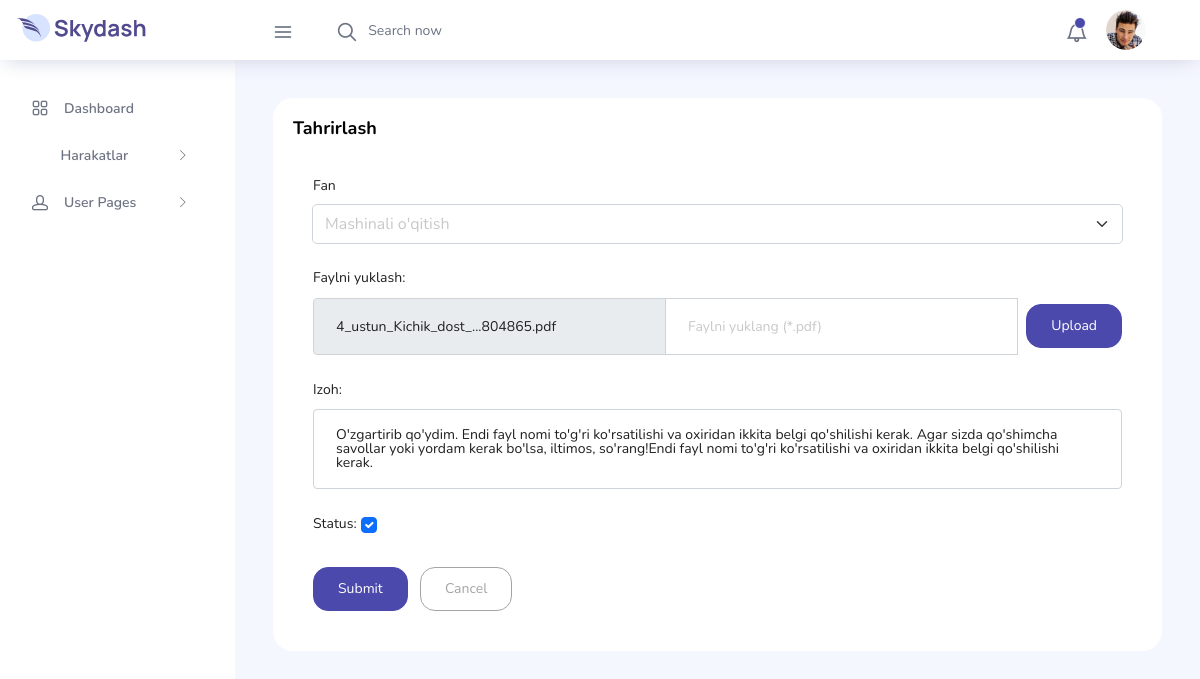
/document/4/update/ (signed in), run on an earlier commit of the app's database.
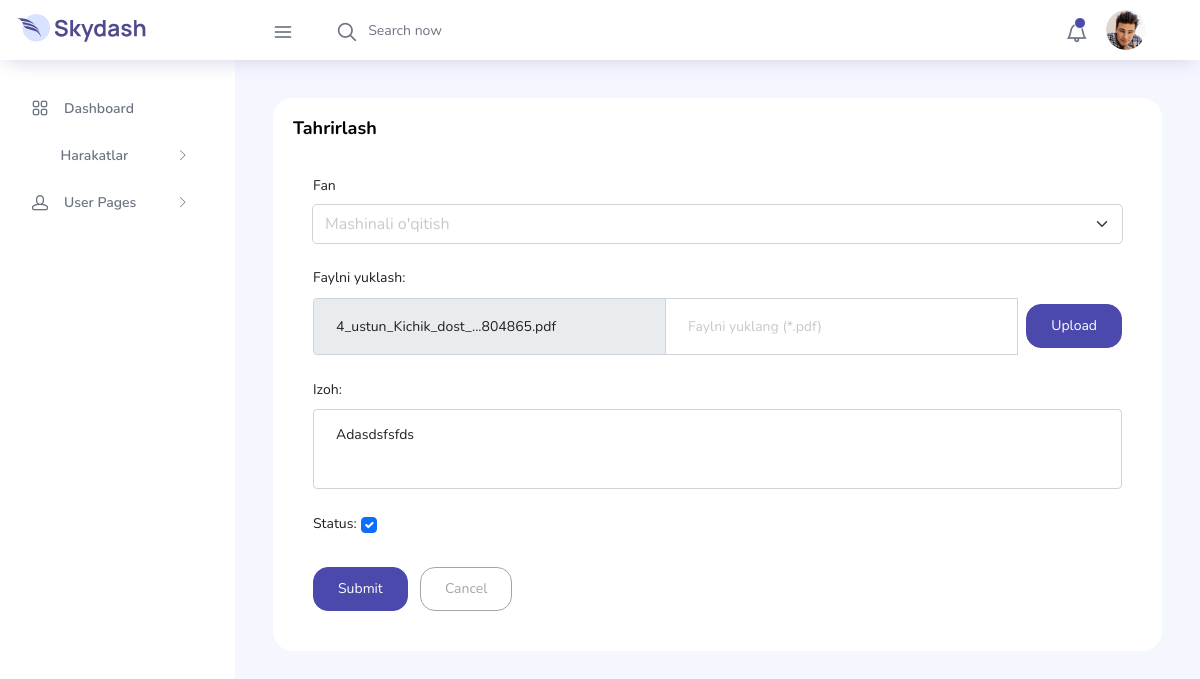
And on a later commit of the database.
### user/models.py (models this page shows, shortened)
class Document(models.Model):
    STATUS_CHOICES = (
        (WAITING, WAITING),
        (CANCELLED, CANCELLED),
        (ACCEPTED, ACCEPTED),
        (NO_PROCESS, NO_PROCESS),
    )
    subject = models.ForeignKey(Subject, on_delete=models.CASCADE, verbose_name="Subject")
    user = models.ForeignKey(User, on_delete=models.CASCADE, verbose_name="User")
    sillabus_file = models.FileField(upload_to='document/sillabus/')
    department_head_sign = models.CharField(max_length=30, choices=STATUS_CHOICES, default=NO_PROCESS)
    dean_sign = models.CharField(max_length=30, choices=STATUS_CHOICES, default=NO_PROCESS)
    study_head_sign = models.CharField(max_length=30, choices=STATUS_CHOICES, default=NO_PROCESS)
    study_prorector_sign = models.CharField(max_length=30, choices=STATUS_CHOICES, default=NO_PROCESS)
    overall = models.CharField(max_length=30, choices=STATUS_CHOICES, default=NO_PROCESS)
    document_comment = models.TextField(blank=True, null=True)
    status = models.BooleanField(default=False)
    created_at = models.DateTimeField(auto_now_add=True)
    updated_at = models.DateTimeField(auto_now=True)
    class Meta:
        verbose_name = 'Document'
        verbose_name_plural = 'Documents'
        ordering = ['-updated_at']

### main/views.py (the view, shortened to what this page needs)
# urls.py: path('document/<int:pk>/update/', views.DocumentUpdateView.as_view(), name='document_update'),
class DocumentUpdateView(TeacherMixin, View):
    def get(self, request, pk):
        try:
            document = Document.objects.get(pk=pk)
            if document.overall == 'accepted' or not document.user == request.user:
                messages.warning(request, "O'zgartirish uchun ruxsat yo'q!")
                return redirect('main:document_list')
            form = DocumentForm(instance=document)
            context = {
                'title': 'Tahrirlash',
                'form': form,
                'pk': pk
            }
            return render(request, 'main/document_update.html', context)
        except Document.DoesNotExist:
            return redirect('main:document_list')

### user/forms.py (shortened to what this page needs)
class DocumentForm(forms.ModelForm):
    class Meta:
        model = Document
        fields = [
            'subject', 'sillabus_file', 'document_comment', 'status'
        ]
        widgets = {
            'subject': forms.Select(
                attrs={
                    'class': 'form-select',
                }
            ),
            'user': forms.Select(attrs={'class': 'form-control'}),
            'sillabus_file': forms.FileInput(
                attrs={
                    'class': 'file-upload-default',
                    'placeholder': "Faylni yuklang (*.pdf)",
                    'accept': ".pdf, .jpg",
                }
            ),
            'document_comment': forms.Textarea(attrs={'class': 'form-control', 'rows': 3}),
            'status': forms.CheckboxInput(attrs={'class': 'form-check-input'})
        }

### main/templatetags/custom_tags.py (called while the page is built)
@register.filter
def filename(value):
    if value:
        file_name = os.path.basename(value.name)
        return file_name if (len(file_name) < 40) else f"{file_name[:20]}...{file_name[-10:]}"
    return ''

### user/models.py (called while the page is built)
    def __str__(self):
        return self.name

### main/templates/main/document_update.html (shortened to what this page needs)
{% extends 'base.html' %}
{% load static %}
{% load custom_tags %}
{% block content %}
    <div class="content-wrapper">
        <div class="row">
            <div class="col-md-12 grid-margin stretch-card">
                <div class="card">
                    <div class="card-body">
                        <div class="col d-flex justify-content-between align-items-center mb-3">
                            <p class="col-6 card-title mb-0">Tahrirlash</p>
                        </div>
                        <div class="card">
                            <div class="card-body">
                                <form action="{% url 'main:document_update' pk %}" method="post"
                                      enctype="multipart/form-data" class="forms-sample">
                                    <div class="form-group">
                                        <label for="subject">Fan</label>
                                        {{ form.subject }}
                                    </div>
                                    <div class="form-group">
                                        <label>Faylni yuklash: </label>
                                        <div class="input-group col-xs-12 d-flex align-items-center">
                                            <input type="text" class="form-control file-current-info"
                                                   disabled="" value="{{ form.sillabus_file.value|filename }}">
                                            <input type="text" class="form-control file-upload-info"
                                                   disabled="" placeholder="Faylni yuklang (*.pdf)">
                                            <span class="input-group-append ms-2">
                                              <button class="file-upload-browse btn btn-primary" type="button">Upload</button>
                                            </span>
                                        </div>
                                    </div>
                                    <div class="form-group">
                                        <label for="exampleTextarea1">Izoh: </label>
                                        {{ form.document_comment }}
                                    </div>
                                    <div class="form-group">
                                        <label for="exampleSelectGender">Status: </label>
                                        {{ form.status }}
                                    </div>
                                    <button type="submit" class="btn btn-primary me-2">Submit</button>
                                    <a href="{% url 'main:document_list' %}"
                                       class="btn btn-outline-secondary">Cancel</a>
                                </form>
                            </div>
                        </div>
                    </div>
                </div>
            </div>
        </div>
    </div>
{% endblock %}

What changed in the data, as far as the page shows it:
changed Document "Mashinali o'qitish": document_comment "O'zgartirib qo'ydim. Endi fayl nomi to'g'ri ko'rsatilishi va oxiridan ikkita belgi qo'shilishi kerak. Agar sizda qo'shimcha savollar yoki yordam kerak bo'lsa, iltimos, so'rang!Endi fayl nomi to'g'ri ko'rsatilishi va oxiridan ikkita belgi qo'shilishi kerak." → "Adasdsfsfds"
